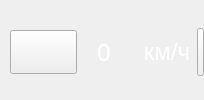
       <widget class="QWidget" name="aone" native="true">
        <property name="minimumSize">
         <size>
          <width>0</width>
          <height>50</height>
         </size>
        </property>
        <property name="styleSheet">
         <string notr="true"/>
        </property>
        <layout class="QHBoxLayout" name="horizontalLayout_2" stretch="0,1,0,0">
         <property name="spacing">
          <number>0</number>
         </property>
         <property name="leftMargin">
          <number>10</number>
         </property>
         <property name="topMargin">
          <number>4</number>
         </property>
         <property name="rightMargin">
          <number>0</number>
         </property>
         <property name="bottomMargin">
          <number>0</number>
         </property>
         <item>
          <widget class="QPushButton" name="kmch_tm_lbl">
           <property name="minimumSize">
            <size>
             <width>67</width>
             <height>44</height>
            </size>
           </property>
           <property name="maximumSize">
            <size>
             <width>67</width>
             <height>44</height>
            </size>
           </property>
           <property name="autoFillBackground">
            <bool>false</bool>
           </property>
           <property name="styleSheet">
            <string notr="true"> QPushButton:hover:pressed {border-image: url(:/Pyramid/skorost.png);}
 
QPushButton{	border-image: url(:/Pyramid/skorost.png);}

 QPushButton:hover {	border-image: url(:/Pyramid/skorost.png);}</string>
           </property>
           <property name="text">
            <string/>
           </property>
          </widget>
         </item>
         <item>
          <widget class="QLabel" name="speed_tm_lbl">
           <property name="minimumSize">
            <size>
             <width>60</width>
             <height>0</height>
            </size>
           </property>
           <property name="palette">
            <palette>
             <active>
              <colorrole role="WindowText">
               <brush brushstyle="SolidPattern">
                <color alpha="255">
                 <red>255</red>
                 <green>255</green>
                 <blue>255</blue>
                </color>
               </brush>
              </colorrole>
              <colorrole role="Text">
               <brush brushstyle="SolidPattern">
                <color alpha="255">
                 <red>255</red>
                 <green>255</green>
                 <blue>255</blue>
                </color>
               </brush>
              </colorrole>
              <colorrole role="ButtonText">
               <brush brushstyle="SolidPattern">
                <color alpha="255">
                 <red>255</red>
                 <green>255</green>
                 <blue>255</blue>
                </color>
               </brush>
              </colorrole>
             </active>
             <inactive>
              <colorrole role="WindowText">
               <brush brushstyle="SolidPattern">
                <color alpha="255">
                 <red>255</red>
                 <green>255</green>
                 <blue>255</blue>
                </color>
               </brush>
              </colorrole>
              <colorrole role="Text">
               <brush brushstyle="SolidPattern">
                <color alpha="255">
                 <red>255</red>
                 <green>255</green>
                 <blue>255</blue>
                </color>
               </brush>
              </colorrole>
              <colorrole role="ButtonText">
               <brush brushstyle="SolidPattern">
                <color alpha="255">
                 <red>255</red>
                 <green>255</green>
                 <blue>255</blue>
                </color>
               </brush>
              </colorrole>
             </inactive>
             <disabled>
              <colorrole role="WindowText">
               <brush brushstyle="SolidPattern">
                <color alpha="255">
                 <red>120</red>
                 <green>120</green>
                 <blue>120</blue>
                </color>
               </brush>
              </colorrole>
              <colorrole role="Text">
               <brush brushstyle="SolidPattern">
                <color alpha="255">
                 <red>120</red>
                 <green>120</green>
                 <blue>120</blue>
                </color>
               </brush>
              </colorrole>
              <colorrole role="ButtonText">
               <brush brushstyle="SolidPattern">
                <color alpha="255">
                 <red>120</red>
                 <green>120</green>
                 <blue>120</blue>
                </color>
               </brush>
              </colorrole>
             </disabled>
            </palette>
           </property>
           <property name="font">
            <font>
             <family>Trebuchet MS</family>
             <pointsize>18</pointsize>
            </font>
           </property>
           <property name="layoutDirection">
            <enum>Qt::LeftToRight</enum>
           </property>
           <property name="text">
            <string>0 </string>
           </property>
           <property name="alignment">
            <set>Qt::AlignCenter</set>
           </property>
          </widget>
         </item>
         <item>
          <widget class="QLabel" name="kmch_tm_lbl_">
           <property name="minimumSize">
            <size>
             <width>60</width>
             <height>0</height>
            </size>
           </property>
           <property name="maximumSize">
            <size>
             <width>60</width>
             <height>16777215</height>
            </size>
           </property>
           <property name="palette">
            <palette>
             <active>
              <colorrole role="WindowText">
               <brush brushstyle="SolidPattern">
                <color alpha="255">
                 <red>255</red>
                 <green>255</green>
                 <blue>255</blue>
                </color>
               </brush>
              </colorrole>
              <colorrole role="Text">
               <brush brushstyle="SolidPattern">
                <color alpha="255">
                 <red>255</red>
                 <green>255</green>
                 <blue>255</blue>
                </color>
               </brush>
              </colorrole>
              <colorrole role="ButtonText">
               <brush brushstyle="SolidPattern">
                <color alpha="255">
                 <red>255</red>
                 <green>255</green>
                 <blue>255</blue>
                </color>
               </brush>
              </colorrole>
             </active>
             <inactive>
              <colorrole role="WindowText">
               <brush brushstyle="SolidPattern">
                <color alpha="255">
                 <red>255</red>
                 <green>255</green>
                 <blue>255</blue>
                </color>
               </brush>
              </colorrole>
              <colorrole role="Text">
               <brush brushstyle="SolidPattern">
                <color alpha="255">
                 <red>255</red>
                 <green>255</green>
                 <blue>255</blue>
                </color>
               </brush>
              </colorrole>
              <colorrole role="ButtonText">
               <brush brushstyle="SolidPattern">
                <color alpha="255">
                 <red>255</red>
                 <green>255</green>
                 <blue>255</blue>
                </color>
               </brush>
              </colorrole>
             </inactive>
             <disabled>
              <colorrole role="WindowText">
               <brush brushstyle="SolidPattern">
                <color alpha="255">
                 <red>120</red>
                 <green>120</green>
                 <blue>120</blue>
                </color>
               </brush>
              </colorrole>
              <colorrole role="Text">
               <brush brushstyle="SolidPattern">
                <color alpha="255">
                 <red>120</red>
                 <green>120</green>
                 <blue>120</blue>
                </color>
               </brush>
              </colorrole>
              <colorrole role="ButtonText">
               <brush brushstyle="SolidPattern">
                <color alpha="255">
                 <red>120</red>
                 <green>120</green>
                 <blue>120</blue>
                </color>
               </brush>
              </colorrole>
             </disabled>
            </palette>
           </property>
           <property name="font">
            <font>
             <pointsize>18</pointsize>
            </font>
           </property>
           <property name="text">
            <string>км/ч</string>
           </property>
           <property name="alignment">
            <set>Qt::AlignCenter</set>
           </property>
          </widget>
         </item>
         <item>
          <widget class="QPushButton" name="pushButton_4">
           <property name="minimumSize">
            <size>
             <width>7</width>
             <height>48</height>
            </size>
           </property>
           <property name="maximumSize">
            <size>
             <width>7</width>
             <height>48</height>
            </size>
           </property>
           <property name="styleSheet">
            <string notr="true"> QPushButton:hover:pressed {border-image: url(:/Pyramid/razd.png);}
 
QPushButton{	border-image: url(:/Pyramid/razd.png);}

 QPushButton:hover {	border-image: url(:/Pyramid/razd.png);}</string>
           </property>
           <property name="text">
            <string/>
           </property>
          </widget>
         </item>
        </layout>
       </widget>
